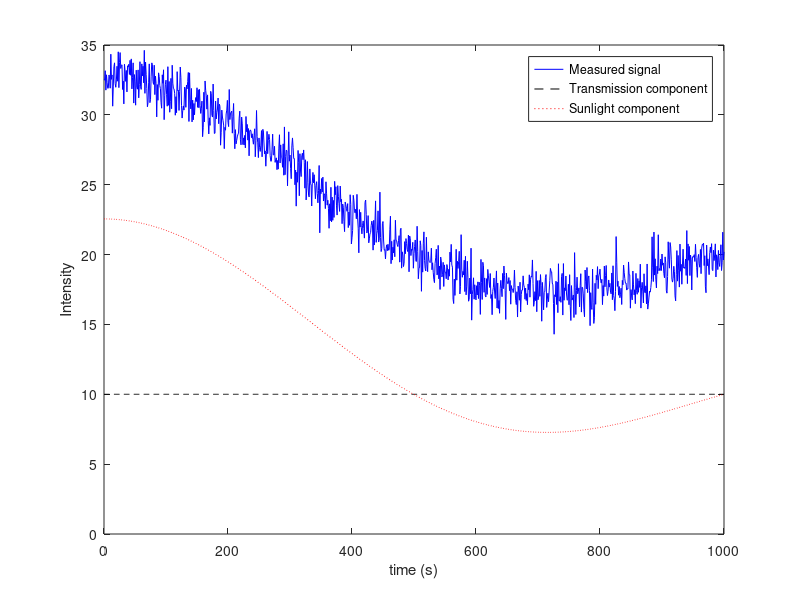

Write the MATLAB code that produced this figure. (Note: this script raises an error after producing the figure.)
% Absorption measurement problem with sunlight for mechatronics students
% We want to measure signal absorbtion

% Signal
nv = 0:1000;
A = 10;
xv = A + randn(size(nv));
sv = 2000*sin(2*pi*(1:length(nv))/length(nv))./(1:length(nv))+10;

%% DC case
plot(nv,sv+xv,'b-',nv,A*ones(size(nv)),'k--',nv,sv,'r:');
xlabel('time (s)');
ylabel('Intensity');
axis([0 length(nv)-1 0 35]);
%title('Signal components at output');
legend('Measured signal','Transmission component','Sunlight component');

exportfig(gcf,'me_example1.eps','width',5,'height',2,'fontmode','fixed','Color','cmyk','fontsize',8);

%% AC case
fc = 0.025;
xvm = A/2*(sin(2*pi*fc*nv) + 1);
xvmn = xvm + randn(size(nv));
plot(nv,sv+xvmn,'b-',nv,xvm,'k--',nv,sv,'r:');
axis([0 length(nv)-1 0 35]);
%title('Signal components at output');
legend('Measured signal','Transmission component','Sunlight component');

exportfig(gcf,'me_example2.eps','width',5,'height',2,'fontmode','fixed','Color','cmyk','fontsize',8);
